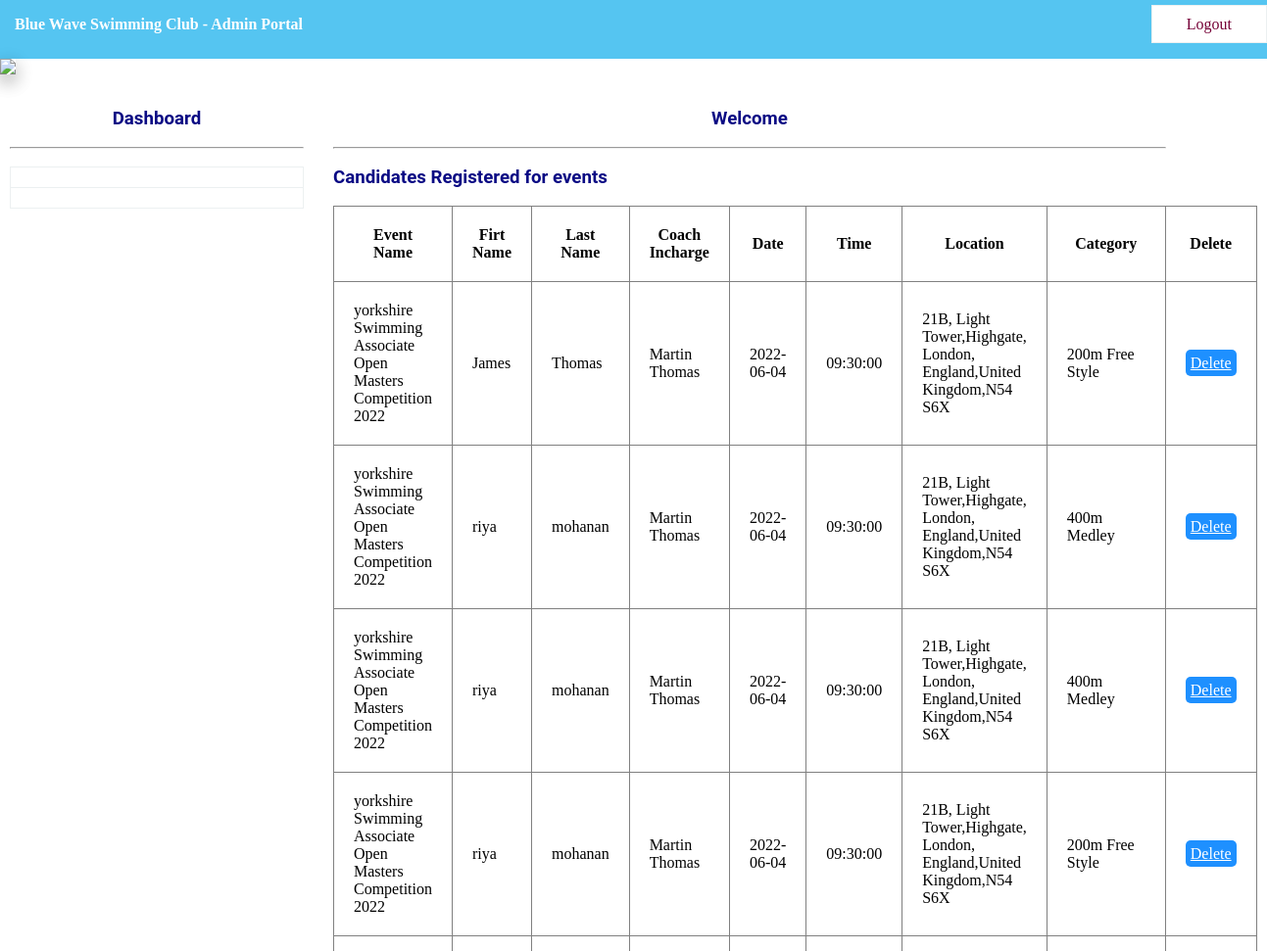
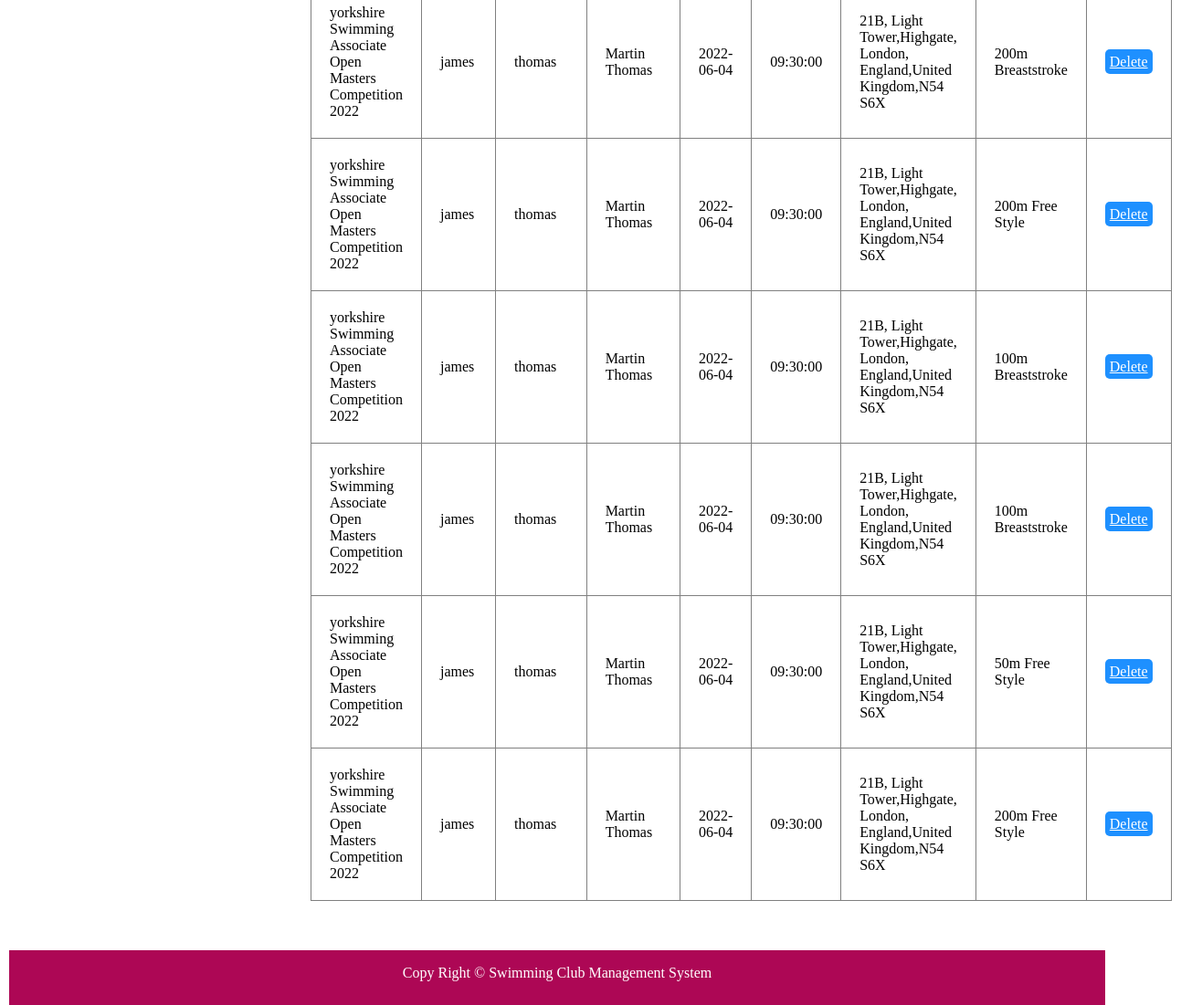
Page /eventsregisteredcandidates.php on the committed database (2 pictures, top to bottom).
### tables this page shows
CREATE TABLE `register` (
  `RGID` int(11) NOT NULL,
  `RGEVENTNAME` varchar(150) NOT NULL,
  `RGFIRSTNAME` varchar(150) NOT NULL,
  `RGSECONDNAME` varchar(150) NOT NULL,
  `RGCOACH` varchar(150) NOT NULL,
  `RGDATE` date NOT NULL,
  `RGTIME` time NOT NULL,
  `RGADDRESS1` varchar(150) NOT NULL,
  `RGADDRESS2` varchar(150) NOT NULL,
  `RGCITY` varchar(150) NOT NULL,
  `RGSTATE` varchar(150) NOT NULL,
  `RGCOUNTRY` varchar(150) NOT NULL,
  `RGPIN` varchar(150) NOT NULL,
  `RGCATEGORY` varchar(150) NOT NULL
);

### eventsregisteredcandidates.php (the view, shortened to what this page needs)
<?php
include "database.php";
?>
<!DOCTYPE html>
<html>
<head>
<link rel="stylesheet" type="text/css" href="css/style.css">
</head>
<body>
    <?php include "adminnavbar.php"?>
    <img src="images/2.png" class="sha" width=100% >
    <div id="section">
    <?php include "sidebar.php"?>
     <div id="content">
        <h3 class="text">Welcome <?php echo $_SESSION["ANAME"]; ?></h3><br><hr><br>
        <h3>Candidates Registered for events</h3><br>
    <div class="tbox">
<table border="1px">
    <tr>
        <th>Event Name</th>
        <th>Firt Name</th>
        <th>Last Name</th>
        <th>Coach Incharge</th>
        <th>Date</th>
        <th>Time</th>
        <th>Location</th>
        <th>Category</th>
        <th>Delete</th>
    </tr>
    <?php
    $x = "select * from register";
    $res=$db->query($x);
    if($res->num_rows>0){
    while($r=$res->fetch_assoc()){
        echo "<tr>
        <td> {$r["RGEVENTNAME"]}</td>
        <td> {$r["RGFIRSTNAME"]}</td>
        <td> {$r["RGSECONDNAME"]}</td>
        <td> {$r["RGCOACH"]}</td>
        <td> {$r["RGDATE"]}</td>
        <td> {$r["RGTIME"]}</td>
        <td> {$r["RGADDRESS1"]},{$r["RGADDRESS2"]}, {$r["RGCITY"]}, {$r["RGSTATE"]},{$r["RGCOUNTRY"]},{$r["RGPIN"]}</td>
        <td> {$r["RGCATEGORY"]}</td>
        <td> <a href='registerevent_delete.php?id={$r["RGID"]}' class='btnr'>Delete</td>
        </tr>";
    }
}else{
    }
    ?>
</table><br><br><br>
    </div>
    </div>
<div class="footer">
    <footer><p>Copy Right &copy; Swimming Club Management System</p></footer>
</div>
</body>
</html>

### adminnavbar.php
<div class="navbar">
<ul class="list">
<b style="color: white; float: left; line-height: 50px; margin-left: 15px; font-family: Cooper black; ">Blue Wave Swimming Club - Admin Portal</b>
<?php
    echo'
    <li class="li"><a href="adminlogin.php">Logout</a></li>
    ';
?>
</ul>
</div>

### sidebar.php
<div class="sidebar">
    <h3 class="text">Dashboard</h3><br><hr><br>
    <ul class="side">
    <?php
    if(isset($_SESSION["AID"])) {
        echo '
        <li class="li"><a href="admin_home.php">ClUB INFORMATION</a></li><br>
        <li class="li"><a href="searchmember.php">SEARCH A MEMBER</a></li><br>
        <li class="li"><a href="memberdata.php">MEMBER DATA</a></li><br>
        <li class="li"><a href="minormemberdata.php">MINOR MEMBERS DATA</a></li><br>
        <li class="li"><a href="staffdetails.php">STAFF DETAILS</a></li><br>
        <li class="li"><a href="racedata.php">RACE DATA</a></li><br>
        <li class="li"><a href="galaresult.php">GALA RESULTS</a></li><br>
        <li class="li"><a href="eventsregisteredcandidates.php">EVENT REGISTERED CANDIDATES</a></li><br>
        <li class="li"><a href="events.php">EVENTS</a></li><br>
        <li class="li"><a href="schedules.php">SCHEDULES</a></li><br>
        ';
    }
    else{
        echo '
        <li class="li"><a href=""></a></li>
        <li class="li"><a href=""></a></li>
        ';
    }
    ?>
</div>

### CSS/style.css (style rules this page uses)
* { padding: 0px; margin: 0px; }
html { background: white; }
h1,h2,h3,h4,h5,h6,label { font-family: roboto; color: rgb(10, 10, 132); }
.footer { background: #ad0755; height: 60px; width: 100%; float: left; }
footer { text-align: center; color: white; line-height: 50px; }
.sha { -webkit-box-shadow: 0 8px 17px 0 rgba(0, 0, 0, 0.2), 0 6px 20px 0 rgba(0, 0, 0, 0.19); -moz-box-shadow: 0 8px 17px 0 rgba(0, 0, 0, 0.2), 0 6px 20px 0 rgba(0, 0, 0, 0.19); box-shadow: 0 8px 17px 0 rgba(0, 0, 0, 0.2), 0 6px 20px 0 rgba(0, 0, 0, 0.19); }
#section { height: auto; width: 1200px; margin-left: 10px; font-family: Cambria, Cochin, Georgia, Times, 'Times New Roman', serif; }
#content { margin-top: 30px; height: auto; width: 850px; float: left; }
.sidebar { width: 300px; height: auto; margin-top: 30px; margin-right: 30px; float: left; background: white; }
.text { text-align: center; }
.li { position: relative; display: block; padding: 10px 15px; margin-bottom: -1px; background-color: white; border: 1px solid #ecf0f1; }
.side { list-style: none; }
.navbar { background: #55c5f1; height: 60px; width: 100%; }
.list { list-style: none; text-align: right; }
.list li { display: inline; }
.list li a { text-decoration: none; color: #750036 ; line-height: 50px; padding: 20px; }
.tbox { float: left; }
.tbox table { border-collapse: collapse; }
tr, td, th { padding: 20px; }
.btnr { border-radius: 5px; padding: 5px; background-color: dodgerblue; color: white; }

### rows in the picture
register: RGEVENTNAME "yorkshire Swimming Associate Open Masters Competition 2022", RGFIRSTNAME "James", RGSECONDNAME "Thomas", RGCOACH "Martin Thomas", RGDATE "2022-06-04", RGTIME "09:30:00", RGADDRESS1 "21B, Light Tower", RGADDRESS2 "Highgate", RGCITY "London", RGSTATE "England", RGCOUNTRY "United Kingdom", RGPIN "N54 S6X", RGCATEGORY "200m Free Style"
register: RGEVENTNAME "yorkshire Swimming Associate Open Masters Competition 2022", RGFIRSTNAME "riya", RGSECONDNAME "mohanan", RGCOACH "Martin Thomas", RGDATE "2022-06-04", RGTIME "09:30:00", RGADDRESS1 "21B, Light Tower", RGADDRESS2 "Highgate", RGCITY "London", RGSTATE "England", RGCOUNTRY "United Kingdom", RGPIN "N54 S6X", RGCATEGORY "400m Medley"
register: RGEVENTNAME "yorkshire Swimming Associate Open Masters Competition 2022", RGFIRSTNAME "riya", RGSECONDNAME "mohanan", RGCOACH "Martin Thomas", RGDATE "2022-06-04", RGTIME "09:30:00", RGADDRESS1 "21B, Light Tower", RGADDRESS2 "Highgate", RGCITY "London", RGSTATE "England", RGCOUNTRY "United Kingdom", RGPIN "N54 S6X", RGCATEGORY "400m Medley"
register: RGEVENTNAME "yorkshire Swimming Associate Open Masters Competition 2022", RGFIRSTNAME "riya", RGSECONDNAME "mohanan", RGCOACH "Martin Thomas", RGDATE "2022-06-04", RGTIME "09:30:00", RGADDRESS1 "21B, Light Tower", RGADDRESS2 "Highgate", RGCITY "London", RGSTATE "England", RGCOUNTRY "United Kingdom", RGPIN "N54 S6X", RGCATEGORY "200m Free Style"
register: RGEVENTNAME "yorkshire Swimming Associate Open Masters Competition 2022", RGFIRSTNAME "james", RGSECONDNAME "thomas", RGCOACH "Martin Thomas", RGDATE "2022-06-04", RGTIME "09:30:00", RGADDRESS1 "21B, Light Tower", RGADDRESS2 "Highgate", RGCITY "London", RGSTATE "England", RGCOUNTRY "United Kingdom", RGPIN "N54 S6X", RGCATEGORY "200m Breaststroke"
register: RGEVENTNAME "yorkshire Swimming Associate Open Masters Competition 2022", RGFIRSTNAME "james", RGSECONDNAME "thomas", RGCOACH "Martin Thomas", RGDATE "2022-06-04", RGTIME "09:30:00", RGADDRESS1 "21B, Light Tower", RGADDRESS2 "Highgate", RGCITY "London", RGSTATE "England", RGCOUNTRY "United Kingdom", RGPIN "N54 S6X", RGCATEGORY "200m Free Style"
register: RGEVENTNAME "yorkshire Swimming Associate Open Masters Competition 2022", RGFIRSTNAME "james", RGSECONDNAME "thomas", RGCOACH "Martin Thomas", RGDATE "2022-06-04", RGTIME "09:30:00", RGADDRESS1 "21B, Light Tower", RGADDRESS2 "Highgate", RGCITY "London", RGSTATE "England", RGCOUNTRY "United Kingdom", RGPIN "N54 S6X", RGCATEGORY "100m Breaststroke"
register: RGEVENTNAME "yorkshire Swimming Associate Open Masters Competition 2022", RGFIRSTNAME "james", RGSECONDNAME "thomas", RGCOACH "Martin Thomas", RGDATE "2022-06-04", RGTIME "09:30:00", RGADDRESS1 "21B, Light Tower", RGADDRESS2 "Highgate", RGCITY "London", RGSTATE "England", RGCOUNTRY "United Kingdom", RGPIN "N54 S6X", RGCATEGORY "100m Breaststroke"
register: RGEVENTNAME "yorkshire Swimming Associate Open Masters Competition 2022", RGFIRSTNAME "james", RGSECONDNAME "thomas", RGCOACH "Martin Thomas", RGDATE "2022-06-04", RGTIME "09:30:00", RGADDRESS1 "21B, Light Tower", RGADDRESS2 "Highgate", RGCITY "London", RGSTATE "England", RGCOUNTRY "United Kingdom", RGPIN "N54 S6X", RGCATEGORY "50m Free Style"
register: RGEVENTNAME "yorkshire Swimming Associate Open Masters Competition 2022", RGFIRSTNAME "james", RGSECONDNAME "thomas", RGCOACH "Martin Thomas", RGDATE "2022-06-04", RGTIME "09:30:00", RGADDRESS1 "21B, Light Tower", RGADDRESS2 "Highgate", RGCITY "London", RGSTATE "England", RGCOUNTRY "United Kingdom", RGPIN "N54 S6X", RGCATEGORY "200m Free Style"
